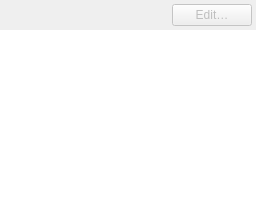
<?xml version="1.0" encoding="UTF-8"?>
<ui version="4.0">
 <class>SwitchTablesWidget</class>
 <widget class="QWidget" name="SwitchTablesWidget">
  <layout class="QVBoxLayout" name="verticalLayout">
   <property name="spacing"><number>0</number></property>
   <property name="leftMargin"><number>0</number></property>
   <property name="topMargin"><number>0</number></property>
   <property name="rightMargin"><number>0</number></property>
   <property name="bottomMargin"><number>0</number></property>
   <item>
    <layout class="QHBoxLayout" name="actionsLayout" stretch="1,0">
     <property name="leftMargin"><number>4</number></property>
     <property name="topMargin"><number>4</number></property>
     <property name="rightMargin"><number>4</number></property>
     <property name="bottomMargin"><number>4</number></property>
     <item>
      <widget class="QLabel" name="casesLabel">
       <property name="wordWrap"><bool>true</bool></property>
      </widget>
     </item>
     <item>
      <widget class="QPushButton" name="editButton">
       <property name="text"><string>Edit…</string></property>
       <property name="toolTip"><string>Edit the selected switch / jump table</string></property>
       <property name="enabled"><bool>false</bool></property>
      </widget>
     </item>
    </layout>
   </item>
   <item>
    <widget class="AddressableItemView" name="casesView">
     <property name="frameShape"><enum>QFrame::NoFrame</enum></property>
     <property name="rootIsDecorated"><bool>false</bool></property>
     <property name="selectionMode"><enum>QAbstractItemView::SingleSelection</enum></property>
     <property name="sortingEnabled"><bool>true</bool></property>
    </widget>
   </item>
  </layout>
 </widget>
 <customwidgets>
  <customwidget>
   <class>AddressableItemView</class>
   <extends>QTreeView</extends>
   <header>widgets/AddressableItemList.h</header>
  </customwidget>
 </customwidgets>
 <resources/>
 <connections/>
</ui>
